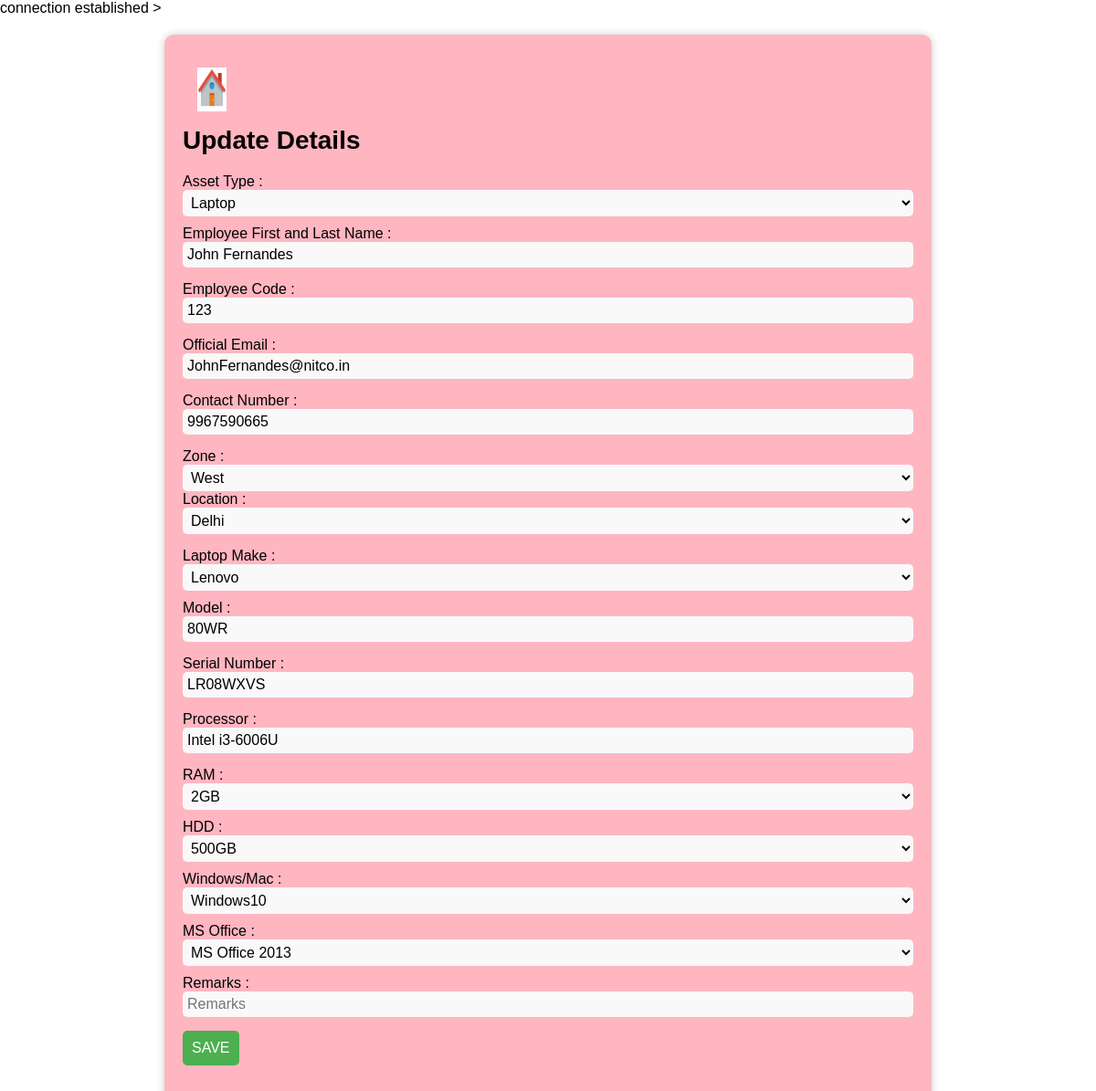
Screenshot of /update.php?id=123 (signed in) with the database file from the repository.
### tables this page shows
CREATE TABLE `laptop_details` (
  `assets` varchar(20) DEFAULT NULL,
  `emp_name` text NOT NULL,
  `emp_code` int(40) NOT NULL,
  `email` varchar(40) NOT NULL,
  `number` bigint(20) DEFAULT NULL,
  `state` varchar(20) DEFAULT NULL,
  `branch` varchar(20) DEFAULT NULL,
  `make` varchar(40) NOT NULL,
  `model` varchar(40) NOT NULL,
  `serial` varchar(40) NOT NULL,
  `processor` varchar(40) NOT NULL,
  `memory` varchar(40) NOT NULL,
  `storage` varchar(40) NOT NULL,
  `os` varchar(40) NOT NULL,
  `office` varchar(40) NOT NULL
);

### update.php (the view, shortened to what this page needs)
<?php
include("dbconnect.php");
$id=$_GET['id'];
$query= "SELECT * From laptop_details WHERE `emp_code` = '$id'";
$result = mysqli_query($conn, $query);
$data = mysqli_fetch_assoc($result);
?>
<!DOCTYPE html>
<html>
<head>
</html>>
<body>
<div class="container">
    <div>
<a  href="home.html"> <img src ="home.png" style="margin:2%" > </a>
        <div class="title">
        Update Details
        </div>
<form   method="POST" >
    <div class="form">
    <div class="dropdown-content">
    <label> Asset Type : </label>
     <select class="input" name ="asset" ><option value= "Laptop" <?php if ($data['assets'] == 'Laptop'){echo "selected";}?>>Laptop
     </option>
    <option value= "Desktop" <?php if ($data['assets'] == 'Desktop'){echo "selected";}?>>Desktop</option></select> </div>
    <div class="input_field"><label>Employee
    First and Last Name : </label><input type="text"  value = "<?php echo $data['emp_name'];?>"name="emp_name" class="input"></div>
    <div class="input_field"><label>Employee Code : </label><input type="integer" name="emp_code" class="input"  value = "<?php echo $data['emp_code'];?>"></div>
    <div class="input_field"><label>Official Email : </label><input type="varchar" name="email" class="input"  value = "<?php echo $data['email'];?>"></div>
    <div class="input_field"><label>Contact Number :  </label><input type="integer" name="number" class="input" value = "<?php echo $data['number'];?>"></div>
    <div class="dropdown-content" >
    <label> Zone : </label>
     <select class="input" name ="state"  id="loc" onchange="setDistrict()">
     <option value= "West" <?php if ($data['state'] == 'West'){echo "selected";}?>>West</option>
</select>
<div class="input_field">
    <label>Location : </label>
        <select class="input" name="branch" id="bnch" >
  <option value="Delhi" <?php if ($data['branch'] == 'Delhi'){echo "selected";}?>>Delhi</option>
 </select>
</div>
    <div class="dropdown-content">
    <label> Laptop Make : </label>
     <select class="input" name ="make" >
    <option value= "Lenovo" <?php if ($data['make'] == 'Lenovo'){echo "selected";}?>>Lenovo</option>
</select>
   </div>
<div class = "model"> <label>Model : </label><input type="varchar" name="model" class="input" value = "<?php echo $data['model'];?>"></div>
<div class = "serial"> <label>Serial Number : </label><input type="varchar" name="serial" class="input" value = "<?php echo $data['serial'];?>"></div>
<div class = "processor"> <label>Processor : </label><input type="varchar" name="processor" class="input" value = "<?php echo $data['processor'];?>"> </div>
<div class = "dropdown-content"> <label>RAM : </label><select class="input" name ="memory"><option value= "2GB" <?php if ($data['memory'] == '2GB'){echo "selected";}?>>2GB</option>
    </select></div>
<div class = "dropdown-content"> <label>HDD :  </label><select class="input" name ="storage"><option value= "500GB" <?php if ($data['storage'] == '500GB'){echo "selected";}?>>500GB</option>
    <option value= "1TB" <?php if ($data['storage'] == '1TB'){echo "selected";}?>>1TB</option></select> </select> </div>
<div class = "dropdown-content"> <label> Windows/Mac : </label><select class="input" name ="os"> <option value= "Windows10" <?php if ($data['os'] == 'Windows10'){echo "selected";}?>>Windows10</option> </select> </div>
<div class = "dropdown-content"> <label> MS Office : </label><select class="input" name ="office">
    <option value= "MS Office 2013" <?php if ($data['office'] == 'MS Office 2013'){echo "selected";}?>>MS Office 2013</option>
    <option value= "MS Office 2007"  <?php if ($data['office'] == 'MS Office 2007'){echo "selected";}?>>MS Office 2007</option></select> </div>
    <div class="input_field"><label>
    Remarks : </label><input type="text" name="remakrs" class="input"  placeholder="Remarks"  ></div>
<div><input type="submit" name="data" value="SAVE"></input></div>
</div>
</form>
    </body>
</html>

### update.php (style rules this page uses)
body { font-family: Arial, Helvetica, sans-serif; margin: 0; padding: 0; }
.container { margin: 20px auto; width: 80%; max-width: 800px; background-color: lightpink; border-radius: 10px; padding: 20px; box-shadow: 0px 0px 10px rgba(0, 0, 0, 0.2); }
.title { font-size: 28px; font-weight: bold; margin-bottom: 20px; }
.form { display: flex; flex-direction: column; align-items: center; }
.input_field { display: flex; flex-direction: column; margin-bottom: 15px; width: 100%; }
.processor { display: flex; flex-direction: column; margin-bottom: 15px; width: 100%; }
.serial { display: flex; flex-direction: column; margin-bottom: 15px; width: 100%; }
.model { display: flex; flex-direction: column; margin-bottom: 15px; width: 100%; }
.input { padding: 5px; border-radius: 5px; border: none; outline: none; background-color: #f9f9f9; font-size: 16px; width: 100%; }
select.input { width: 100%; padding: 5px; border-radius: 5px; border: none; outline: none; background-color: #f9f9f9; font-size: 16px; }
.dropdown-content { display: flex; flex-direction: column; margin-bottom: 10px; width: 100%; }
input[type="submit"] { padding: 10px; background-color: #4CAF50; color: #fff; border: none; border-radius: 5px; font-size: 16px; cursor: pointer; }
img { width: 4%; height: 6%; margin-left: 15%; }

### rows the page displays
laptop_details: asset "Laptop", emp_name "John Fernandes", emp_code "123", email "JohnFernandes@nitco.in", number "9967590665", state "West", make "Lenovo", model "80WR", serial "LR08WXVS", processor "Intel i3-6006U", memory "2GB", storage "500GB", os "Windows10", office "MS Office 2013"
